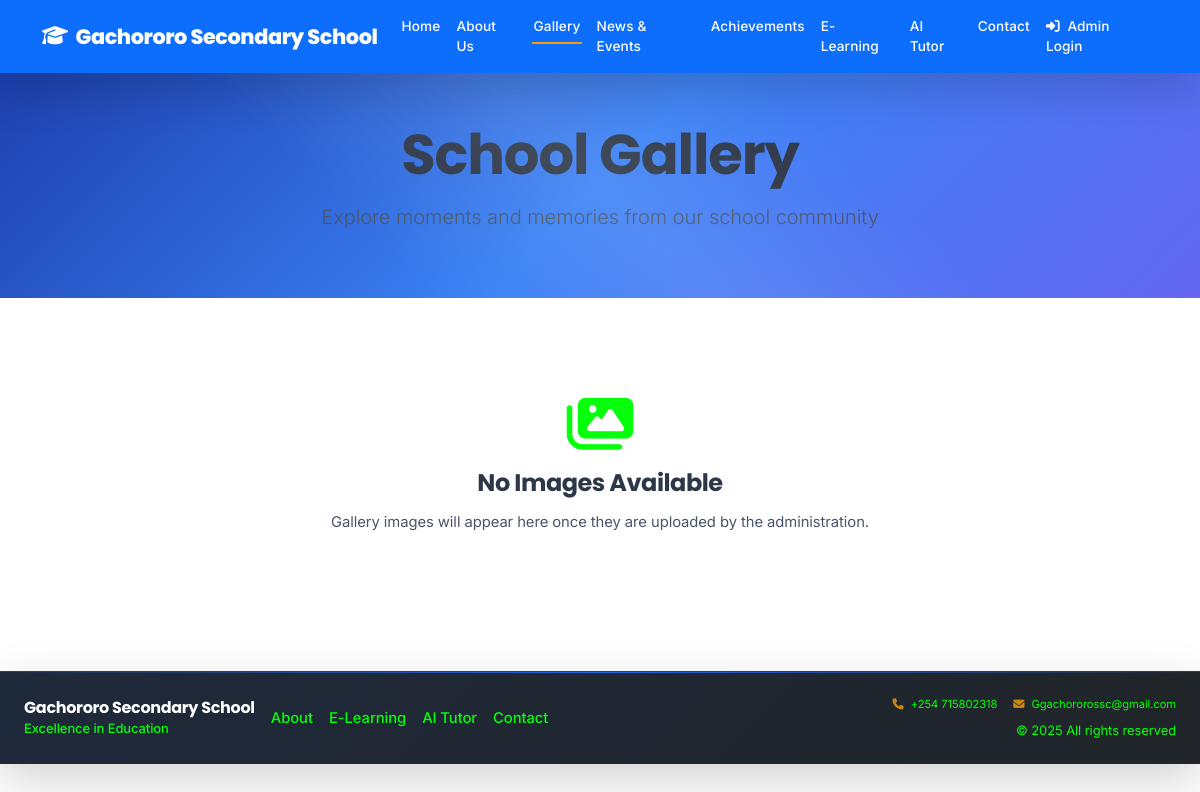
The app's page /gallery, older data.
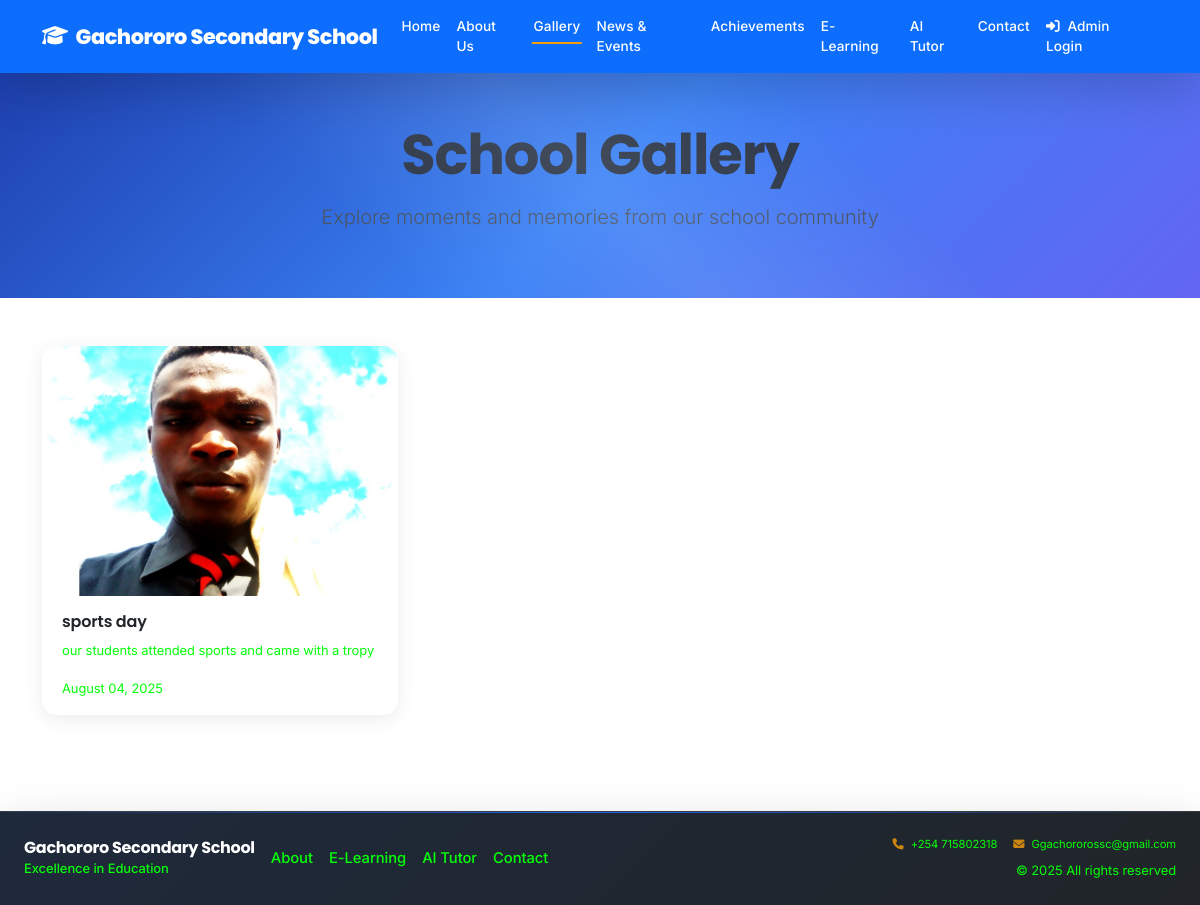
The same page, newer data.
### models.py (models this page shows, shortened)
class GalleryImage(db.Model):
    id = db.Column(db.Integer, primary_key=True)
    filename = db.Column(db.String(200), nullable=False)
    title = db.Column(db.String(200))
    description = db.Column(db.Text)
    date_uploaded = db.Column(db.DateTime, default=datetime.utcnow)

### app.py (the view)
@app.route('/gallery')
def gallery():
    images = GalleryImage.query.order_by(GalleryImage.date_uploaded.desc()).all()
    return render_template('gallery.html', images=images)

### app.py (called while the page is built)
@app.context_processor
def inject_global_vars():
    try:
        current_theme = ThemeSettings.query.filter_by(is_active=True).first()
        theme_name = current_theme.theme_name if current_theme else 'blue'
        active_video = VideoSettings.query.filter_by(is_active=True).first()
        return {
            'current_theme': theme_name,
            'active_video': active_video
        }
    except:
        return {
            'current_theme': 'blue',
            'active_video': None
        }

### templates/gallery.html (shortened to what this page needs)
{% extends "base.html" %}
{% block content %}
<section class="page-header bg-primary text-white py-5">
    <div class="container">
        <div class="row">
            <div class="col-12 text-center">
                <h1 class="display-4 fw-bold">School Gallery</h1>
                <p class="lead">Explore moments and memories from our school community</p>
            </div>
        </div>
    </div>
</section>
<section class="py-5">
    <div class="container">
        {% if images %}
            <div class="row" id="gallery">
                {% for image in images %}
                    <div class="col-lg-4 col-md-6 mb-4">
                        <div class="card gallery-card h-100">
                            <img src="{{ url_for('gallery_file', filename=image.filename) }}"
                                 class="card-img-top gallery-img"
                                 alt="{{ image.title or 'School Image' }}"
                                 data-bs-toggle="modal"
                                 data-bs-target="#imageModal"
                                 data-bs-src="{{ url_for('gallery_file', filename=image.filename) }}"
                                 data-bs-title="{{ image.title or 'School Image' }}"
                                 data-bs-description="{{ image.description or '' }}">
                            {% if image.title or image.description %}
                                <div class="card-body">
                                    {% if image.title %}
                                        <h6 class="card-title">{{ image.title }}</h6>
                                    {% endif %}
                                    {% if image.description %}
                                        <p class="card-text text-muted small">{{ image.description }}</p>
                                    {% endif %}
                                    <small class="text-muted">{{ image.date_uploaded.strftime('%B %d, %Y') }}</small>
                                </div>
                            {% endif %}
                        </div>
                    </div>
                {% endfor %}
            </div>
        {% else %}
            <div class="text-center text-muted py-5">
                <i class="fas fa-images fa-4x mb-3"></i>
                <h3>No Images Available</h3>
                <p>Gallery images will appear here once they are uploaded by the administration.</p>
            </div>
        {% endif %}
    </div>
</section>
{% endblock %}

Row changes from the older to the newer data that the page shows:
added GalleryImage: filename (picture), title "sports day", description "our students attended sports and came with a tropy", date_uploaded "August 04, 2025"
Text that changed along with them:
text no longer shown: "No Images Available Gallery images will appear here once they are uploaded by the administration."
